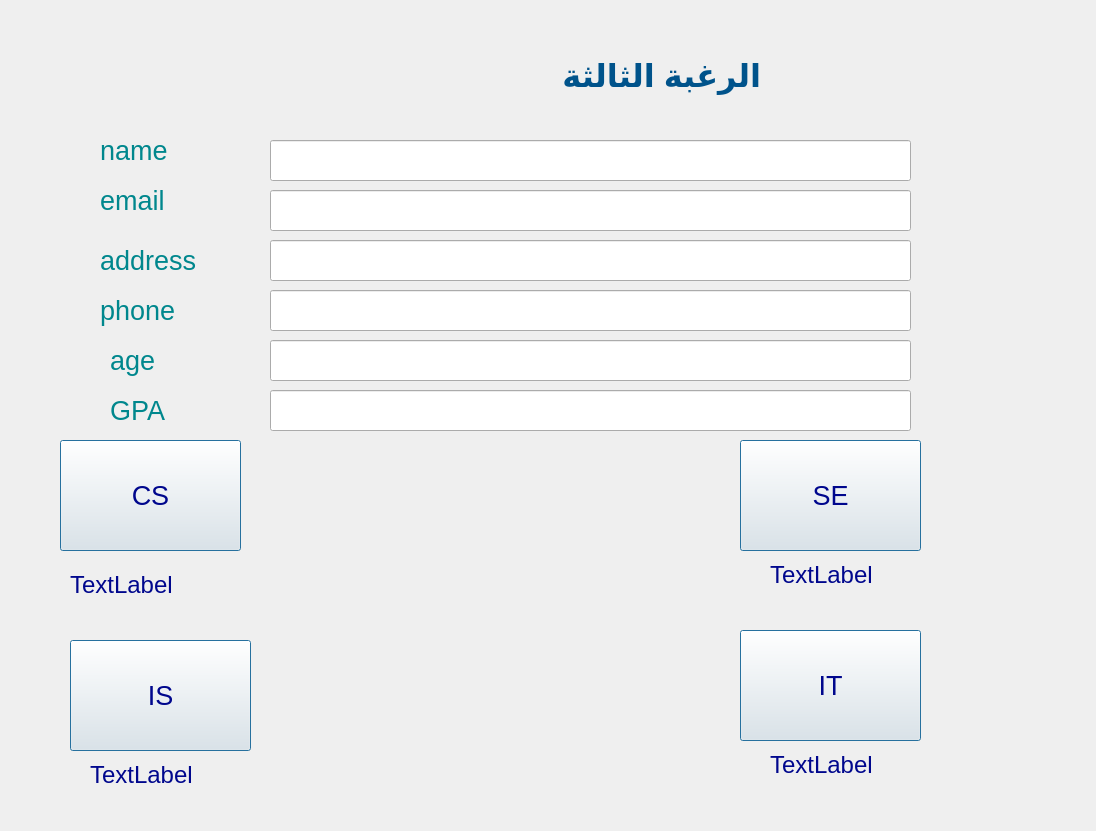
<?xml version="1.0" encoding="UTF-8"?>
<ui version="4.0">
 <class>Form_5</class>
 <widget class="QWidget" name="Form_5">
  <property name="geometry">
   <rect>
    <x>0</x>
    <y>0</y>
    <width>1096</width>
    <height>831</height>
   </rect>
  </property>
  <property name="windowTitle">
   <string>Form</string>
  </property>
  <widget class="QPushButton" name="pushButton_21">
   <property name="geometry">
    <rect>
     <x>740</x>
     <y>630</y>
     <width>181</width>
     <height>111</height>
    </rect>
   </property>
   <property name="font">
    <font>
     <pointsize>20</pointsize>
    </font>
   </property>
   <property name="styleSheet">
    <string notr="true">Color: rgba(0, 7, 141, 1)
</string>
   </property>
   <property name="text">
    <string>IT</string>
   </property>
   <property name="default">
    <bool>true</bool>
   </property>
  </widget>
  <widget class="QPushButton" name="pushButton_22">
   <property name="geometry">
    <rect>
     <x>70</x>
     <y>640</y>
     <width>181</width>
     <height>111</height>
    </rect>
   </property>
   <property name="font">
    <font>
     <pointsize>20</pointsize>
    </font>
   </property>
   <property name="styleSheet">
    <string notr="true">Color: rgba(0, 7, 141, 1)
</string>
   </property>
   <property name="text">
    <string>IS</string>
   </property>
   <property name="default">
    <bool>true</bool>
   </property>
  </widget>
  <widget class="QPushButton" name="pushButton_20">
   <property name="geometry">
    <rect>
     <x>60</x>
     <y>440</y>
     <width>181</width>
     <height>111</height>
    </rect>
   </property>
   <property name="font">
    <font>
     <pointsize>20</pointsize>
    </font>
   </property>
   <property name="styleSheet">
    <string notr="true">Color: rgba(0, 7, 141, 1)
</string>
   </property>
   <property name="text">
    <string>CS</string>
   </property>
   <property name="default">
    <bool>true</bool>
   </property>
  </widget>
  <widget class="QPushButton" name="pushButton_19">
   <property name="geometry">
    <rect>
     <x>740</x>
     <y>440</y>
     <width>181</width>
     <height>111</height>
    </rect>
   </property>
   <property name="font">
    <font>
     <pointsize>20</pointsize>
    </font>
   </property>
   <property name="styleSheet">
    <string notr="true">Color: rgba(0, 7, 141, 1)
</string>
   </property>
   <property name="text">
    <string>SE</string>
   </property>
   <property name="default">
    <bool>true</bool>
   </property>
  </widget>
  <widget class="QLabel" name="label_1">
   <property name="geometry">
    <rect>
     <x>-90</x>
     <y>30</y>
     <width>851</width>
     <height>91</height>
    </rect>
   </property>
   <property name="font">
    <font>
     <pointsize>24</pointsize>
     <weight>75</weight>
     <bold>true</bold>
    </font>
   </property>
   <property name="styleSheet">
    <string notr="true">Color: rgba(0, 83, 139, 1)
</string>
   </property>
   <property name="text">
    <string>الرغبة الثالثة</string>
   </property>
  </widget>
  <widget class="QLabel" name="label">
   <property name="geometry">
    <rect>
     <x>770</x>
     <y>560</y>
     <width>141</width>
     <height>31</height>
    </rect>
   </property>
   <property name="styleSheet">
    <string notr="true">Color: rgba(0, 7, 141, 1)
</string>
   </property>
   <property name="text">
    <string>&lt;html&gt;&lt;head/&gt;&lt;body&gt;&lt;p&gt;&lt;span style=&quot; font-size:18pt;&quot;&gt;TextLabel&lt;/span&gt;&lt;/p&gt;&lt;/body&gt;&lt;/html&gt;</string>
   </property>
  </widget>
  <widget class="QLabel" name="label_2">
   <property name="geometry">
    <rect>
     <x>70</x>
     <y>570</y>
     <width>141</width>
     <height>31</height>
    </rect>
   </property>
   <property name="styleSheet">
    <string notr="true">Color: rgba(0, 7, 141, 1)
</string>
   </property>
   <property name="text">
    <string>&lt;html&gt;&lt;head/&gt;&lt;body&gt;&lt;p&gt;&lt;span style=&quot; font-size:18pt;&quot;&gt;TextLabel&lt;/span&gt;&lt;/p&gt;&lt;/body&gt;&lt;/html&gt;</string>
   </property>
  </widget>
  <widget class="QLabel" name="label_3">
   <property name="geometry">
    <rect>
     <x>90</x>
     <y>760</y>
     <width>141</width>
     <height>31</height>
    </rect>
   </property>
   <property name="styleSheet">
    <string notr="true">Color: rgba(0, 7, 141, 1)
</string>
   </property>
   <property name="text">
    <string>&lt;html&gt;&lt;head/&gt;&lt;body&gt;&lt;p&gt;&lt;span style=&quot; font-size:18pt;&quot;&gt;TextLabel&lt;/span&gt;&lt;/p&gt;&lt;/body&gt;&lt;/html&gt;</string>
   </property>
  </widget>
  <widget class="QLabel" name="label_4">
   <property name="geometry">
    <rect>
     <x>770</x>
     <y>750</y>
     <width>141</width>
     <height>31</height>
    </rect>
   </property>
   <property name="styleSheet">
    <string notr="true">Color: rgba(0, 7, 141, 1)
</string>
   </property>
   <property name="text">
    <string>&lt;html&gt;&lt;head/&gt;&lt;body&gt;&lt;p&gt;&lt;span style=&quot; font-size:18pt;&quot;&gt;TextLabel&lt;/span&gt;&lt;/p&gt;&lt;/body&gt;&lt;/html&gt;</string>
   </property>
  </widget>
  <widget class="QLineEdit" name="lineEdit_13">
   <property name="geometry">
    <rect>
     <x>270</x>
     <y>140</y>
     <width>641</width>
     <height>41</height>
    </rect>
   </property>
  </widget>
  <widget class="QLineEdit" name="lineEdit_14">
   <property name="geometry">
    <rect>
     <x>270</x>
     <y>190</y>
     <width>641</width>
     <height>41</height>
    </rect>
   </property>
  </widget>
  <widget class="QLineEdit" name="lineEdit_15">
   <property name="geometry">
    <rect>
     <x>270</x>
     <y>240</y>
     <width>641</width>
     <height>41</height>
    </rect>
   </property>
  </widget>
  <widget class="QLineEdit" name="lineEdit_16">
   <property name="geometry">
    <rect>
     <x>270</x>
     <y>290</y>
     <width>641</width>
     <height>41</height>
    </rect>
   </property>
  </widget>
  <widget class="QLineEdit" name="lineEdit_17">
   <property name="geometry">
    <rect>
     <x>270</x>
     <y>340</y>
     <width>641</width>
     <height>41</height>
    </rect>
   </property>
  </widget>
  <widget class="QLineEdit" name="lineEdit_18">
   <property name="geometry">
    <rect>
     <x>270</x>
     <y>390</y>
     <width>641</width>
     <height>41</height>
    </rect>
   </property>
  </widget>
  <widget class="QLabel" name="label_8">
   <property name="geometry">
    <rect>
     <x>100</x>
     <y>130</y>
     <width>141</width>
     <height>41</height>
    </rect>
   </property>
   <property name="font">
    <font>
     <pointsize>20</pointsize>
    </font>
   </property>
   <property name="styleSheet">
    <string notr="true">Color: rgba(0, 135, 141, 1)
</string>
   </property>
   <property name="text">
    <string>name</string>
   </property>
  </widget>
  <widget class="QLabel" name="label_7">
   <property name="geometry">
    <rect>
     <x>100</x>
     <y>180</y>
     <width>141</width>
     <height>41</height>
    </rect>
   </property>
   <property name="font">
    <font>
     <pointsize>20</pointsize>
    </font>
   </property>
   <property name="styleSheet">
    <string notr="true">Color: rgba(0, 135, 141, 1)
</string>
   </property>
   <property name="text">
    <string>email</string>
   </property>
  </widget>
  <widget class="QLabel" name="label_5">
   <property name="geometry">
    <rect>
     <x>100</x>
     <y>240</y>
     <width>141</width>
     <height>41</height>
    </rect>
   </property>
   <property name="font">
    <font>
     <pointsize>20</pointsize>
    </font>
   </property>
   <property name="styleSheet">
    <string notr="true">Color: rgba(0, 135, 141, 1)
</string>
   </property>
   <property name="text">
    <string>address</string>
   </property>
  </widget>
  <widget class="QLabel" name="label_6">
   <property name="geometry">
    <rect>
     <x>100</x>
     <y>290</y>
     <width>141</width>
     <height>41</height>
    </rect>
   </property>
   <property name="font">
    <font>
     <pointsize>20</pointsize>
    </font>
   </property>
   <property name="styleSheet">
    <string notr="true">Color: rgba(0, 135, 141, 1)
</string>
   </property>
   <property name="text">
    <string>phone</string>
   </property>
  </widget>
  <widget class="QLabel" name="label_9">
   <property name="geometry">
    <rect>
     <x>110</x>
     <y>340</y>
     <width>141</width>
     <height>41</height>
    </rect>
   </property>
   <property name="font">
    <font>
     <pointsize>20</pointsize>
    </font>
   </property>
   <property name="styleSheet">
    <string notr="true">Color: rgba(0, 135, 141, 1)
</string>
   </property>
   <property name="text">
    <string>age</string>
   </property>
  </widget>
  <widget class="QLabel" name="label_10">
   <property name="geometry">
    <rect>
     <x>110</x>
     <y>390</y>
     <width>141</width>
     <height>41</height>
    </rect>
   </property>
   <property name="font">
    <font>
     <pointsize>20</pointsize>
    </font>
   </property>
   <property name="styleSheet">
    <string notr="true">Color: rgba(0, 135, 141, 1)
</string>
   </property>
   <property name="text">
    <string>GPA</string>
   </property>
  </widget>
 </widget>
 <resources/>
 <connections/>
</ui>
